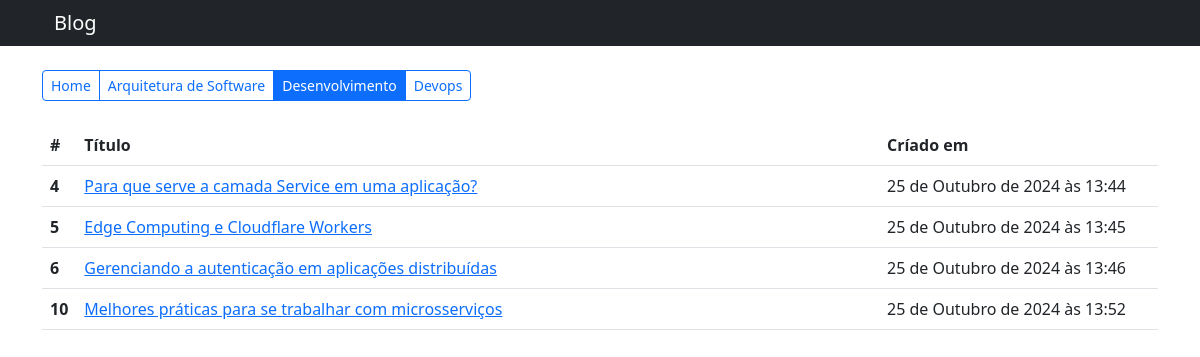
The app's page /blog/tag/2/ with its own data.
### core/models.py (models this page shows, shortened)
class Tag(models.Model):
    name = models.CharField(max_length=50, unique=True, verbose_name='Nome')
    class Meta:
        verbose_name = 'Tag'
        verbose_name_plural = 'Tags'
    def __str__(self):
        return self.name

class Post(models.Model):
    title = models.CharField(max_length=100, unique=True, verbose_name='Título')
    content = models.TextField(verbose_name='Conteúdo')
    created_at = models.DateTimeField(verbose_name='Criado em', null=True, editable=False, auto_now_add=True)
    tags = models.ManyToManyField('Tag', verbose_name='Tags', related_name='posts')
    author = models.ForeignKey('auth.User', on_delete=models.PROTECT, verbose_name='Autor', related_name='posts', editable=False, null=True)
    class Meta:
        verbose_name = 'Post'
        verbose_name_plural = 'Posts'

### core/views.py (the view)
# urls.py: path("blog/tag/<int:id>/", posts_by_tag_view, name="core_posts_by_tag_view"),
def posts_by_tag_view(request, id):
    tags = Tag.objects.all()
    posts = Post.objects.filter(tags__id__icontains=id)
    tag = Tag.objects.get(id=id)
    return render(request, 'core/posts.html', { "tags": tags, "posts": posts, "tag": tag, "id": id })

### core/templates/core/posts.html (shortened to what this page needs)
{% extends 'base.html' %}
{% block content %}
  <div class="btn-group" role="group" aria-label="Basic example">
    {% if not id %}
      <a href="/blog/" class="btn btn-sm btn-primary">Home</a>
    {% else %}
      <a href="/blog/" class="btn btn-sm btn-outline-primary">Home</a>
    {% endif %}
    {% for tag in tags %}
      {% if tag.id == id %}
        <a href="/blog/tag/{{ tag.id }}" class="btn btn-sm btn-primary">{{ tag }}</a>
      {% else %}
        <a href="/blog/tag/{{ tag.id }}" class="btn btn-sm btn-outline-primary">{{ tag }}</a>
      {% endif %}
    {% endfor %}
  </div>
  {% if posts %}
    <table class="table mt-4">
      <thead>
        <tr>
          <th scope="col" width="2%">#</th>
          <th scope="col">Título</th>
          <th scope="col" width="25%">Críado em</th>
        </tr>
      </thead>
      <tbody>
        {% for post in posts %}
          <tr>
            <th scope="row">{{ post.id }}</th>
            <td>
              <a href="/blog/post/{{ post.id }}">{{ post.title }}</a>
            </td>
            <td>{{ post.created_at }}</td>
          </tr>
        {% endfor %}
      </tbody>
    </table>
  {% endif %}
{% endblock %}

### records on screen
Tag: name "Arquitetura de Software"
Tag: name "Desenvolvimento"
Tag: name "Devops"
Post: id "4", title "Para que serve a camada Service em uma aplicação?", created_at "25 de Outubro de 2024 às 13:44"
Post: id "5", title "Edge Computing e Cloudflare Workers", created_at "25 de Outubro de 2024 às 13:45"
Post: id "6", title "Gerenciando a autenticação em aplicações distribuídas", created_at "25 de Outubro de 2024 às 13:46"
Post: id "10", title "Melhores práticas para se trabalhar com microsserviços", created_at "25 de Outubro de 2024 às 13:52"
